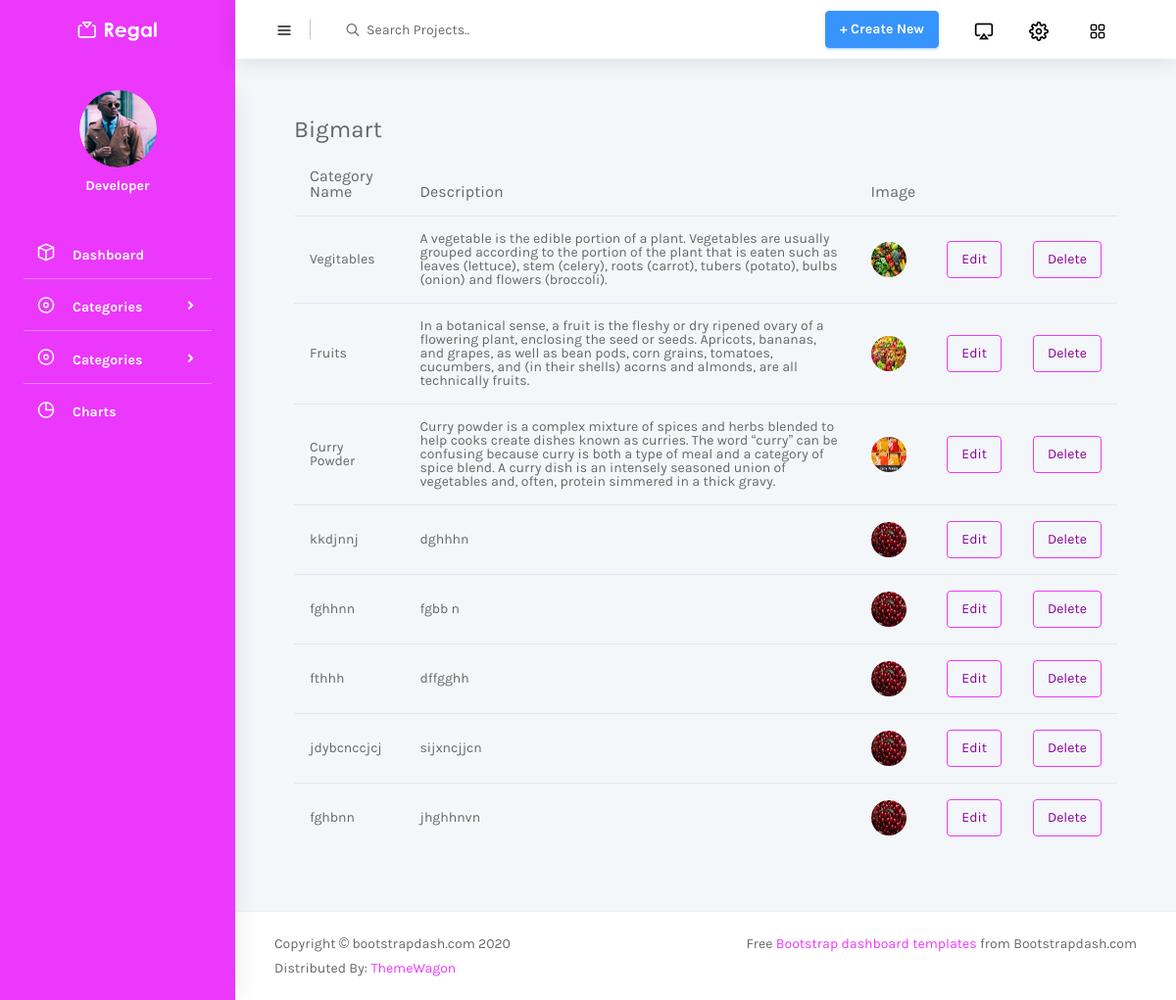
Page /Backend/display_page/ on the committed database.
### Backend/models.py (models this page shows)
class bigdb(models.Model):
    Cname=models.CharField(max_length=100,null=True,blank=True)
    Description=models.CharField(max_length=100,null=True,blank=True)
    Image=models.ImageField(upload_to="Image",null=True,blank=True)

### Backend/views.py (the view)
# urls.py: path('display_page/', views.display_page, name="display_page"),
def display_page(x):
    data=bigdb.objects.all()
    return render(x,"display.html",{'data':data})

### Backend/templates/display.html (shortened to what this page needs)
<!DOCTYPE html>
{% extends 'index.html' %}
{% block content %}
<html lang="en">
<head>
</head>
<body>
<div class="card-body">
                  <h4 class="card-title">Bigmart</h4>
                  <div class="table-responsive">
                    <table class="table table-hover">
                      <thead>
                        <tr>
                          <th>Category Name</th>
                          <th>Description</th>
                          <th>Image</th>
                        </tr>
                      </thead>
                      <tbody>
                      {% for i in data %}
                      <tr>
                          <td>{{i.Cname}}</td>
                          <td>{{i.Description}}</td>
                          <td>
                              <img src="{{i.Image.url}}">
                          </td>
                          <td>
                              <a href="{% url 'edit_page' bigid=i.id %}">
                                  <button type="button" class="btn btn-outline-primary">Edit</button>
                          </td>
                          <td>
                              <a href="{% url 'delete_page' bigid=i.id %}">
                                   <button type="button" class="btn btn-outline-primary">Delete</button>
                              </a>
                          </td>
                      </tr>
                      {% endfor %}
                      </tbody>
                    </table>
                  </div>
                </div>
</body>
</html>
{% endblock %}

### rows in the picture
bigdb: Cname "Vegitables", Description "A vegetable is the edible portion of a plant. Vegetables are usually grouped according to the portion of the plant that is eaten such as leaves (lettuce), stem (celery), roots (carrot), tubers (potato), bulbs (onion) and flowers (broccoli).", Image (picture)
bigdb: Cname "Fruits", Description "In a botanical sense, a fruit is the fleshy or dry ripened ovary of a flowering plant, enclosing the seed or seeds. Apricots, bananas, and grapes, as well as bean pods, corn grains, tomatoes, cucumbers, and (in their shells) acorns and almonds, are all technically fruits.", Image (picture)
bigdb: Cname "Curry Powder", Description "Curry powder is a complex mixture of spices and herbs blended to help cooks create dishes known as curries. The word “curry” can be confusing because curry is both a type of meal and a category of spice blend. A curry dish is an intensely seasoned union of vegetables and, often, protein simmered in a thick gravy.", Image (picture)
bigdb: Cname "kkdjnnj", Description "dghhhn", Image (picture)
bigdb: Cname "fghhnn", Description "fgbb n", Image (picture)
bigdb: Cname "fthhh", Description "dffgghh", Image (picture)
bigdb: Cname "jdybcnccjcj", Description "sijxncjjcn", Image (picture)
bigdb: Cname "fghbnn", Description "jhghhnvn", Image (picture)
